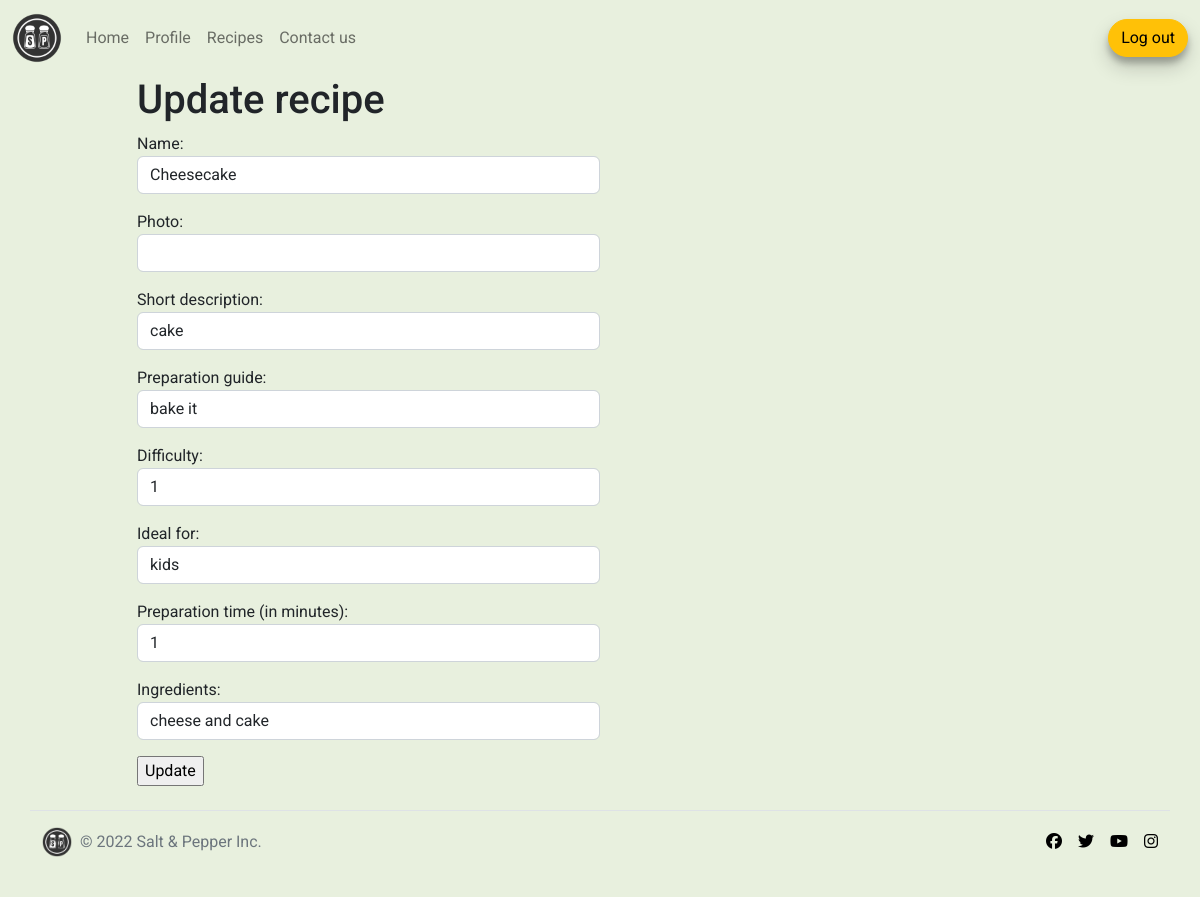
The app's page /update-recipe/6/ (signed in) with its own data.
### recipe_collection/models.py (models this page shows, shortened)
class Recipe(models.Model):
    name = models.CharField(max_length=255)
    photo = models.CharField(max_length=255)
    short_description = models.TextField(default="")
    preparation_guide = models.TextField()
    difficulty = models.CharField(max_length=255)
    ideal_for = models.CharField(max_length=255)
    preparation_time = models.IntegerField(verbose_name="Preparation time (in minutes)")
    ingredients = models.TextField(max_length=255)
    created_by = models.ForeignKey(User, on_delete=models.CASCADE, null=True)

### recipe_collection/views.py (the view)
# urls.py: path('update-recipe/<int:id>/', Views.update_recipe, name="update_recipe_form"),
@login_required
def update_recipe(request, id):
    recipe = Recipe.objects.filter(id=id)
    context = {
        "recipes": Recipe.objects.all(),
        "form": RecipeForm(instance=recipe[0]),
        "recipe_id": recipe[0].id
    }
    return render(request, "update-recipe.html", context)

### recipe_collection/forms.py
class RecipeForm(forms.ModelForm):
    class Meta:
        model = Recipe
        fields = [
          'name',
          'photo',
          'short_description',
          'preparation_guide',
          'difficulty',
          'ideal_for',
          'preparation_time',
          'ingredients'
        ]
        widgets = {
          'name': forms.TextInput(attrs={'class': 'form-control w-50'}),
          'photo': forms.TextInput(attrs={'class': 'form-control w-50'}),
          'short_description': forms.TextInput(attrs={'class': 'form-control w-50'}),
          'preparation_guide': forms.TextInput(attrs={'class': 'form-control w-50'}),
          'difficulty': forms.TextInput(attrs={'class': 'form-control w-50'}),
          'ideal_for': forms.TextInput(attrs={'class': 'form-control w-50'}),
          'preparation_time': forms.TextInput(attrs={'class': 'form-control w-50'}),
          'ingredients': forms.TextInput(attrs={'class': 'form-control w-50'})
        }

### templates/update-recipe.html (shortened to what this page needs)
{% extends 'base.html' %}
{% block content %}
    <div class="row bg-green-apple">
      <div class="col-sm-1">
      </div>
      <div class="col-sm-10" >
        <h1>Update recipe</h1>
        <form action="/edit-recipe/" method="POST">
          {{ form.as_p }}
          <input type='submit' value='Update' />
        </form>
      </div>
      <div class="col-sm-1"></div>
    </div>
{% endblock %}

### recipe_collection/static/main.css (style rules this page uses)
body { background-image: url('/static/background.jpg'); background-attachment: fixed; font-family: 'Roboto', sans-serif !important; }
.bg-green-apple { background-color: #e8f0de !important; }
.row { background-color: #f4f4f4; padding-left: 30px; padding-right: 30px; }

### records on screen
Recipe: name "Cheesecake", short_description "cake", preparation_guide "bake it", difficulty "1", ideal_for "kids", preparation_time "1", ingredients "cheese and cake"
